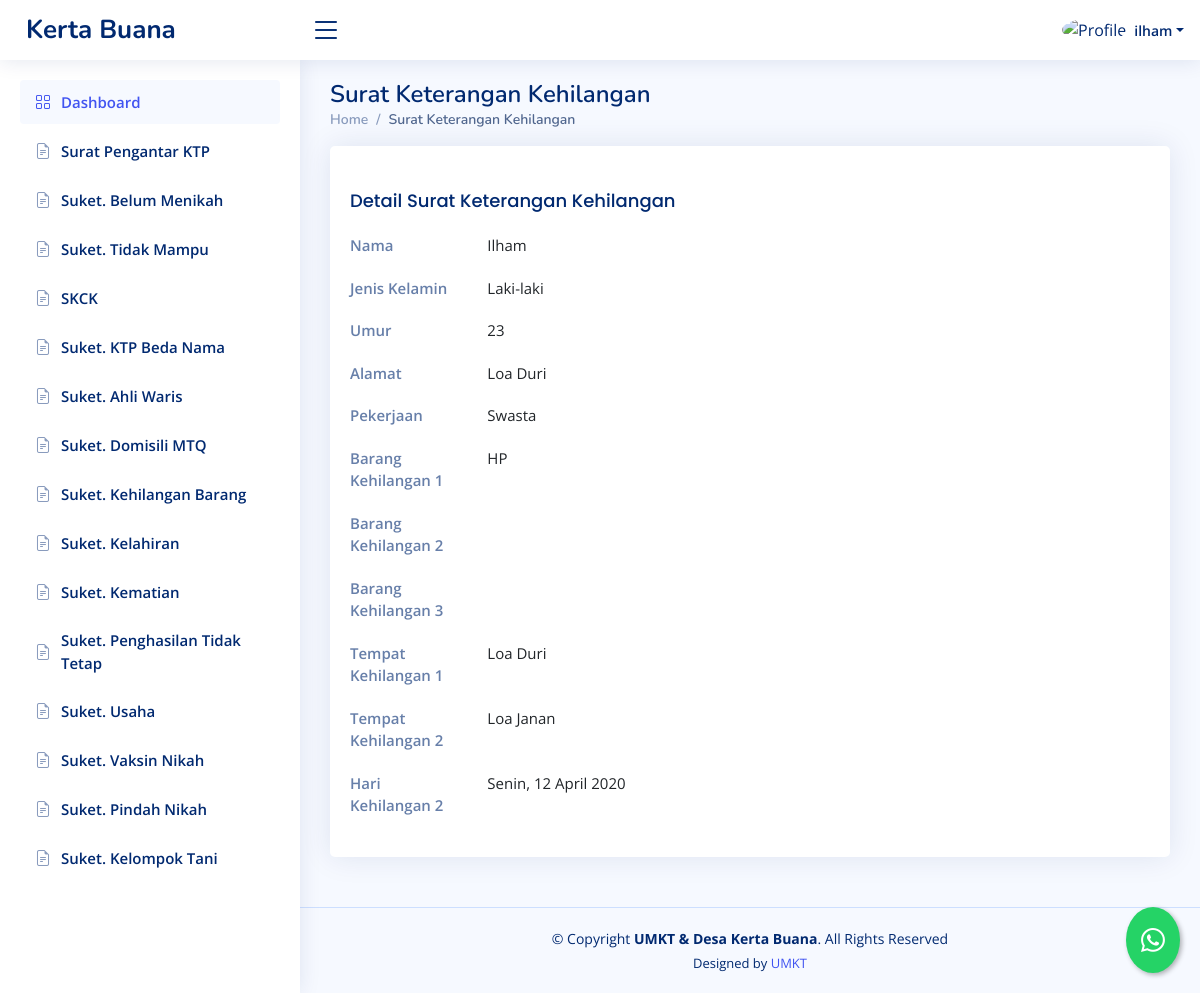
/dashboard/suket-kehilangan/detail/2 (signed in), run on the app's committed database.
### dashboard/models.py (models this page shows, shortened)
class SuketKehilangan(models.Model):
    STATUS_CHOICES = [
        ('review', 'Proses Review'),
        ('approved', 'Disetujui'),
        ('rejected', 'Ditolak'),
    ]
    penulis = models.ForeignKey(User, on_delete=models.CASCADE, blank=True, null=True)
    nama = models.CharField(max_length=255)
    jenis_kelamin = models.CharField(max_length=255)
    umur = models.CharField(max_length=255)
    alamat = models.CharField(max_length=255)
    pekerjaan = models.CharField(max_length=255)
    harikehilangan = models.CharField(max_length=255,blank=True, null=True)
    barang1 = models.CharField(max_length=255)
    barang2 = models.CharField(max_length=255)
    barang3 = models.CharField(max_length=255)
    tempat1 = models.CharField(max_length=255)
    tempat2 = models.CharField(max_length=255)
    date = models.DateTimeField(default=timezone.now, blank=True)
    status = models.CharField(max_length=20, choices=STATUS_CHOICES, default='review')

### dashboard/views.py (the view)
# urls.py: path("suket-kehilangan/detail/<int:id>", detail_suketkehilangan, name="detail_suketkehilangan"),
@login_required
def detail_suketkehilangan(request, id):
    template_name = "backend/detail_suketkehilangan.html"  # Template untuk halaman detail
    suket = get_object_or_404(SuketKehilangan, id=id)
    context = {
        'suket': suket,
    }
    return render(request, template_name, context)

### templates/backend/detail_suketkehilangan.html
{% extends "backend/base_ui.html" %} {% load static %} {% load custom_filters %}
{% block konten %}
<div class="pagetitle">
  <h1>Surat Keterangan Kehilangan</h1>
  <nav>
    <ol class="breadcrumb">
      <li class="breadcrumb-item"><a href="{% url 'dashboard' %}">Home</a></li>
      <li class="breadcrumb-item active">Surat Keterangan Kehilangan</li>
    </ol>
  </nav>
</div>
<section class="section profile">
  <div class="row">
    <div class="col-xl-12">
      <div class="card">
        <div class="card-body pt-3">
          <div class="tab-content pt-2">
            <div class="tab-pane fade show active profile-overview" id="profile-overview">
              <h5 class="card-title">Detail Surat Keterangan Kehilangan</h5>
              <div class="row">
                <div class="col-lg-2 col-md-3 label">Nama</div>
                <div class="col-lg-10 col-md-9">{{ suket.nama }}</div>
              </div>
              <div class="row">
                <div class="col-lg-2 col-md-3 label">Jenis Kelamin</div>
                <div class="col-lg-10 col-md-9">{{ suket.jenis_kelamin }}</div>
              </div>
              <div class="row">
                <div class="col-lg-2 col-md-3 label">Umur</div>
                <div class="col-lg-10 col-md-9">{{ suket.umur }}</div>
              </div>
              <div class="row">
                <div class="col-lg-2 col-md-3 label">Alamat</div>
                <div class="col-lg-10 col-md-9">{{ suket.alamat }}</div>
              </div>
              <div class="row">
                <div class="col-lg-2 col-md-3 label">Pekerjaan</div>
                <div class="col-lg-10 col-md-9">{{ suket.pekerjaan }}</div>
              </div>
              <div class="row">
                <div class="col-lg-2 col-md-3 label">Barang Kehilangan 1</div>
                <div class="col-lg-10 col-md-9">{{ suket.barang1 }}</div>
              </div>
              <div class="row">
                <div class="col-lg-2 col-md-3 label">Barang Kehilangan 2</div>
                <div class="col-lg-10 col-md-9">{{ suket.barang2 }}</div>
              </div>
              <div class="row">
                <div class="col-lg-2 col-md-3 label">Barang Kehilangan 3</div>
                <div class="col-lg-10 col-md-9">{{ suket.barang3 }}</div>
              </div>
              <div class="row">
                <div class="col-lg-2 col-md-3 label">Tempat Kehilangan 1</div>
                <div class="col-lg-10 col-md-9">{{ suket.tempat1 }}</div>
              </div>
              <div class="row">
                <div class="col-lg-2 col-md-3 label">Tempat Kehilangan 2</div>
                <div class="col-lg-10 col-md-9">{{ suket.tempat2 }}</div>
              </div>
              <div class="row">
                <div class="col-lg-2 col-md-3 label">Hari Kehilangan 2</div>
                <div class="col-lg-10 col-md-9">{{ suket.harikehilangan }}</div>
              </div>
            </div>
          </div>
        </div>
      </div>
    </div>
  </div>
</section>
{% endblock konten %}

### templates/backend/base_ui.html (shortened to what this page needs)
{% load static %}
<!DOCTYPE html>
<html lang="en">
  <head>
    <link
      href="{% static 'backend/vendor/bootstrap/css/bootstrap.min.css'%}"
      rel="stylesheet"
    />
    <link
      href="{% static 'backend/vendor/bootstrap-icons/bootstrap-icons.css'%}"
      rel="stylesheet"
    />
    <link
      href="{% static 'backend/vendor/boxicons/css/boxicons.min.css'%}"
      rel="stylesheet"
    />
    <link
      href="{% static 'backend/vendor/quill/quill.snow.css'%}"
      rel="stylesheet"
    />
    <link
      href="{% static 'backend/vendor/quill/quill.bubble.css'%}"
      rel="stylesheet"
    />
    <link
      href="{% static 'backend/vendor/remixicon/remixicon.css'%}"
      rel="stylesheet"
    />
    <link
      href="{% static 'backend/vendor/simple-datatables/style.css'%}"
      rel="stylesheet"
    />
    <link href="{% static 'backend/css/style.css'%}" rel="stylesheet" />
  </head>
  <body>
    <header id="header" class="header fixed-top d-flex align-items-center">
      <div class="d-flex align-items-center justify-content-between">
        <a href="{% url 'welcome'%}" class="logo d-flex align-items-center">
          <span class="d-none d-lg-block">Kerta Buana</span>
        </a>
        <i class="bi bi-list toggle-sidebar-btn"></i>
      </div>
      <nav class="header-nav ms-auto">
        <ul class="d-flex align-items-center">
          <li class="nav-item dropdown pe-3">
            <a
              class="nav-link nav-profile d-flex align-items-center pe-0"
              href="#"
              data-bs-toggle="dropdown"
            >
              {% if user.is_superuser %}
              <img
                src="{% static 'backend/img/orang.png'%}"
                alt="Profile"
                class="rounded-circle"
              />
              {% else %}
              <img
                src="{% static 'backend/img/family.png'%}"
                alt="Profile"
                class="rounded-circle"
              />
              {% endif %}
              <span class="d-none d-md-block dropdown-toggle ps-2"
                >{{request.user.username}}</span
              > </a
            >
          </li>
        </ul>
      </nav>
    </header>
    <aside id="sidebar" class="sidebar">
      <ul class="sidebar-nav" id="sidebar-nav">
        <li class="nav-item">
          <a class="nav-link" href="{% url 'dashboard'%}">
            <i class="bi bi-grid"></i>
            <span>Dashboard</span>
          </a>
        </li>
        {% if user.is_superuser %}
        <li class="nav-item">
          <a
            class="nav-link collapsed"
            data-bs-target="#forms-nav"
            data-bs-toggle="collapse"
            href="#"
          >
            <i class="bi bi-journal-text"></i><span>Surat</span
            ><i class="bi bi-chevron-down ms-auto"></i>
          </a>
          <ul
            id="forms-nav"
            class="nav-content collapse"
            data-bs-parent="#sidebar-nav"
          >
            <li>
              <a href="{% url 'suketpermohonanktp' %}">
                <i class="bi bi-circle"></i><span>Surat Pengantar KTP</span>
              </a>
            </li>
            <li>
              <a href="{% url 'suketbelummenikah'%}">
                <i class="bi bi-circle"></i><span>Suket. Belum Menikah</span>
              </a>
            </li>
            <li>
              <a href="{% url 'sukettidakmampu'%}">
                <i class="bi bi-circle"></i><span>Suket. Tidak Mampu</span>
              </a>
            </li>
            <li>
              <a href="{% url 'skck'%}">
                <i class="bi bi-circle"></i><span>SKCK</span>
              </a>
            </li>
            <li>
              <a href="{% url 'suketktpbedanama'%}">
                <i class="bi bi-circle"></i><span>Suket. KTP Beda Nama</span>
              </a>
            </li>
            <li>
              <a href="{% url 'suketahliwaris' %}">
                <i class="bi bi-circle"></i><span>Suket. Ahli Waris</span>
              </a>
            </li>
            <li>
              <a href="{% url 'suketMTQ'%}">
                <i class="bi bi-circle"></i><span>Suket. Domisili MTQ</span>
              </a>
            </li>
            <li>
              <a href="{% url 'suketkehilangan' %}">
                <i class="bi bi-circle"></i
                ><span>Suket. Kehilangan Barang</span>
              </a>
            </li>
            <li>
              <a href="{% url 'suketkelahiran' %}">
                <i class="bi bi-circle"></i><span>Suket. Kelahiran</span>
              </a>
            </li>
            <li>
              <a href="{% url 'suketkematian' %}">
                <i class="bi bi-circle"></i><span>Suket. Kematian</span>
              </a>
            </li>
            <li>
              <a href="{% url 'suketpenghasilantidaktetap' %}">
                <i class="bi bi-circle"></i
                ><span>Suket. Penghasilan Tidak Tetap</span>
              </a>
            </li>
            <li>
              <a href="{% url 'suketusaha' %}">
                <i class="bi bi-circle"></i><span>Suket. Usaha</span>
              </a>
            </li>
            <li>
              <a href="{% url 'suketvaksinnikah' %}">
                <i class="bi bi-circle"></i><span>Suket. Vaksin Nikah</span>
              </a>
            </li>
            <li>
              <a href="{% url 'suketpindahnikah' %}">
                <i class="bi bi-circle"></i><span>Suket. Pindah Nikah</span>
              </a>
            </li>
            <li>
              <a href="{% url 'suketrekkeltani' %}">
                <i class="bi bi-circle"></i><span>Suket. Kelompok Tani</span>
              </a>
            </li>
          </ul>
        </li>
        {% else %}
        <li class="nav-item">
          <a class="nav-link collapsed" href="{% url 'suketpermohonanktp' %}">
            <i class="bi bi-file-earmark-text"></i
            ><span>Surat Pengantar KTP</span>
          </a>
        </li>
        <li class="nav-item">
          <a class="nav-link collapsed" href="{% url 'suketbelummenikah'%}">
            <i class="bi bi-file-earmark-text"></i
            ><span>Suket. Belum Menikah</span>
          </a>
        </li>
        <li class="nav-item">
          <a class="nav-link collapsed" href="{% url 'sukettidakmampu'%}">
            <i class="bi bi-file-earmark-text"></i
            ><span>Suket. Tidak Mampu</span>
          </a>
        </li>
        <li class="nav-item">
          <a class="nav-link collapsed" href="{% url 'skck'%}">
            <i class="bi bi-file-earmark-text"></i><span>SKCK</span>
          </a>
        </li>
        <li class="nav-item">
          <a class="nav-link collapsed" href="{% url 'suketktpbedanama'%}">
            <i class="bi bi-file-earmark-text"></i
            ><span>Suket. KTP Beda Nama</span>
          </a>
        </li>
        <li class="nav-item">
          <a class="nav-link collapsed" href="{% url 'suketahliwaris' %}">
            <i class="bi bi-file-earmark-text"></i
            ><span>Suket. Ahli Waris</span>
          </a>
        </li>
        <li class="nav-item">
          <a class="nav-link collapsed" href="{% url 'suketMTQ'%}">
            <i class="bi bi-file-earmark-text"></i
            ><span>Suket. Domisili MTQ</span>
          </a>
        </li>
        <li class="nav-item">
          <a class="nav-link collapsed" href="{% url 'suketkehilangan' %}">
            <i class="bi bi-file-earmark-text"></i
            ><span>Suket. Kehilangan Barang</span>
          </a>
        </li>
        <li class="nav-item">
          <a class="nav-link collapsed" href="{% url 'suketkelahiran' %}">
            <i class="bi bi-file-earmark-text"></i><span>Suket. Kelahiran</span>
          </a>
        </li>
        <li class="nav-item">
          <a class="nav-link collapsed" href="{% url 'suketkematian' %}">
            <i class="bi bi-file-earmark-text"></i><span>Suket. Kematian</span>
          </a>
        </li>
        <li class="nav-item">
          <a
            class="nav-link collapsed"
            href="{% url 'suketpenghasilantidaktetap' %}"
          >
            <i class="bi bi-file-earmark-text"></i
            ><span>Suket. Penghasilan Tidak Tetap</span>
          </a>
        </li>
        <li class="nav-item">
          <a class="nav-link collapsed" href="{% url 'suketusaha' %}">
            <i class="bi bi-file-earmark-text"></i><span>Suket. Usaha</span>
          </a>
        </li>
        <li class="nav-item">
          <a class="nav-link collapsed" href="{% url 'suketvaksinnikah' %}">
            <i class="bi bi-file-earmark-text"></i
            ><span>Suket. Vaksin Nikah</span>
          </a>
        </li>
        <li class="nav-item">
          <a class="nav-link collapsed" href="{% url 'suketpindahnikah' %}">
            <i class="bi bi-file-earmark-text"></i
            ><span>Suket. Pindah Nikah</span>
          </a>
        </li>
        <li class="nav-item">
          <a class="nav-link collapsed" href="{% url 'suketrekkeltani' %}">
            <i class="bi bi-file-earmark-text"></i
            ><span>Suket. Kelompok Tani</span>
          </a>
        </li>
        {% endif %}
      </ul>
    </aside>
    <main id="main" class="main">
      {% block konten %}{% endblock konten %}
    </main>
    <footer id="footer" class="footer">
      <div class="copyright">
        &copy; Copyright <strong><span>UMKT & Desa Kerta Buana</span></strong
        >. All Rights Reserved
      </div>
      <div class="credits">
        Designed by <a href="https://www.umkt.ac.id/">UMKT</a>
      </div>
    </footer>
    <a
      href="https://wa.me/6281234567890?text=Halo,%20saya%20butuh%20bantuan"
      class="whatsapp-float"
      target="_blank"
      title="Hubungi kami via WhatsApp"
    >
      <i class="bi bi-whatsapp"></i>
    </a>
  </body>
</html>

### data on the page
SuketKehilangan: nama "Ilham", jenis_kelamin "Laki-laki", umur "23", alamat "Loa Duri", pekerjaan "Swasta", barang1 "HP", tempat1 "Loa Duri", tempat2 "Loa Janan", harikehilangan "Senin, 12 April 2020"

### other printed values
{{ request.user.username }} "ilham"
